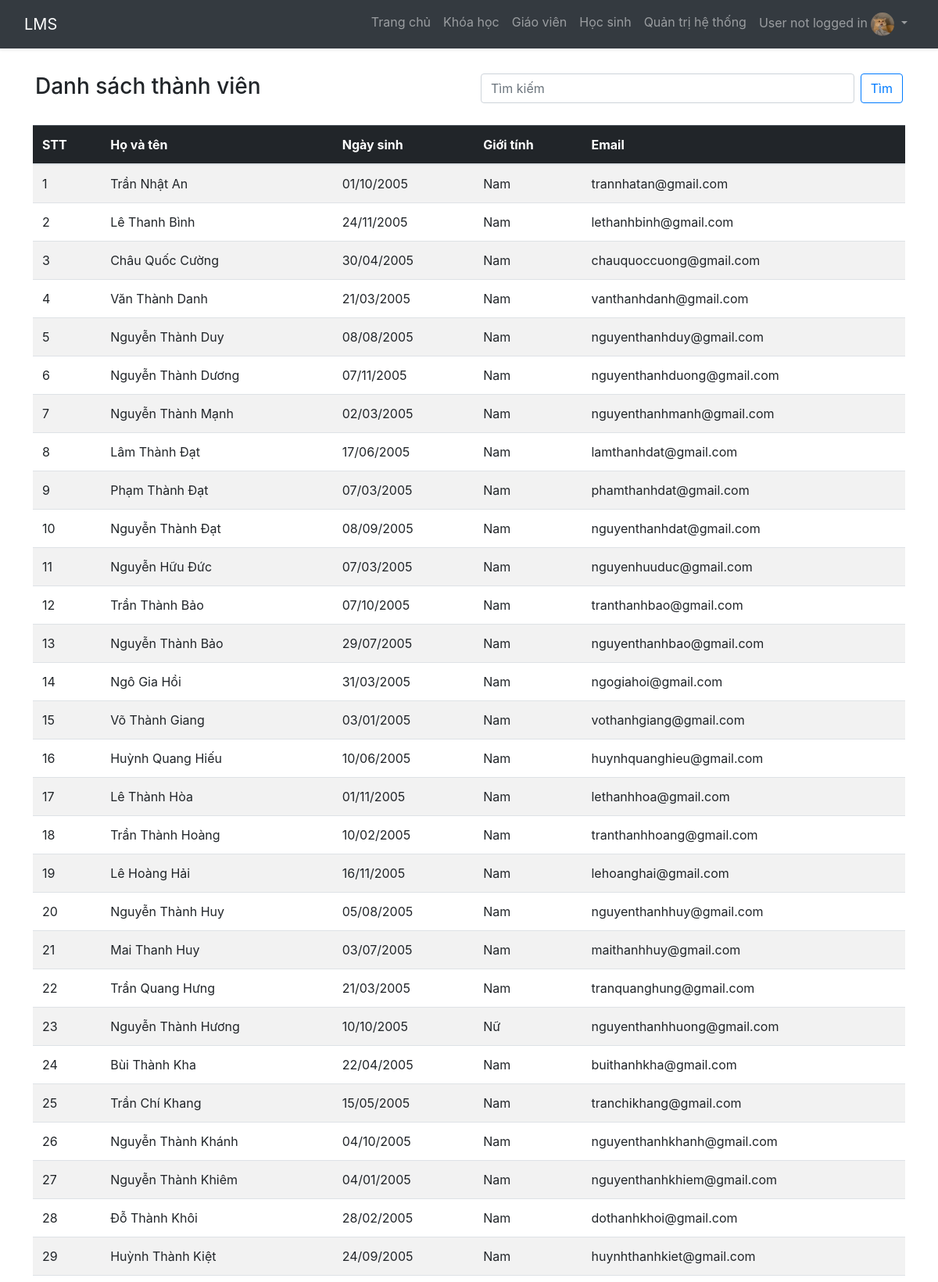
The page /admin/course_member.php?course_id=1 (upper part) on the database its author committed.
### tables this page shows
CREATE TABLE course_member
(
  member_id INT PRIMARY KEY NOT NULL AUTO_INCREMENT,
  course_id INT NOT NULL,
  student_id BIGINT NOT NULL
);

CREATE TABLE user
(
    user_id BIGINT PRIMARY KEY NOT NULL AUTO_INCREMENT,
    full_name VARCHAR(50) NOT NULL,
    date_of_birth DATE NOT NULL ,
    gender CHAR(1) NOT NULL,
    address VARCHAR(255) NOT NULL,
    phone VARCHAR(15) NOT NULL,
    email VARCHAR(255) NOT NULL,
    citizen_id VARCHAR(15) NOT NULL
);

### admin/course_member.php (the view, shortened to what this page needs)
<?php
include_once('layout.php');
include_once('../config/connect.php');
    $course_id = $_GET['course_id'];
    $sql = "SELECT * FROM user us
    INNER JOIN course_member cm ON us.user_id = cm.student_id
    WHERE course_id = $course_id";
    $result = mysqli_query($dbconnect, $sql);
?>
<!DOCTYPE html>
<html lang="en">
<head>
    <link rel="stylesheet" href="https://stackpath.bootstrapcdn.com/bootstrap/4.5.2/css/bootstrap.min.css">
</head>
<body>
    <header class="container mt-4">
        <div class="row">
            <div class="col-md-6">
                <h3>Danh sách thành viên</h3>
            </div>
            <div class="col-md-6">
                <form class="d-flex">
                    <input class="form-control me-2" type="search" placeholder="Tìm kiếm" aria-label="Tìm kiếm">
                    <button class="btn btn-outline-primary" type="submit">Tìm</button>
                </form>
            </div>
        </div>
    </header>
    <div class="container mt-4">
        <div class="row">
            <div class="">
                <table class="table table-striped table-hover align-middle">
                    <thead class="table-dark">
                        <tr>
                            <th>STT</th>
                            <th>Họ và tên</th>
                            <th>Ngày sinh</th>
                            <th>Giới tính</th>
                            <th>Email</th>
                        </tr>
                    </thead>
                    <tbody>
                        <?php
                        if ($result && mysqli_num_rows($result) > 0) {
                            mysqli_data_seek($result, 0);
                            $index = 0;
                            while ($row = mysqli_fetch_array($result)) {
                        ?>
                        <tr>
                            <td><?php $index++; echo $index;?></td>
                            <td><?php echo $row['full_name'];?></td>
                            <td><?php echo date('d/m/Y', strtotime($row['date_of_birth'])); ?></td>
                            <td><?php echo ($row['gender'] == "M" ? "Nam" : "Nữ");?></td>
                            <td><?php echo $row['email'];?></td>
                        </tr>
                        <?php
                            }
                        } else {
                            echo '<tr><td colspan="7">No records found</td></tr>';
                        }
                        ?>
                    </tbody>
                </table>
            </div>
        </div>
    </div>
</body>
</html>

### admin/layout.php (style rules this page uses)
body { padding-top: 70px; }

### rows shown on the page
course_member: student.full_name "Trần Nhật An", student.date_of_birth "01/10/2005", shows "Nam", student.email "trannhatan@gmail.com"
course_member: student.full_name "Lê Thanh Bình", student.date_of_birth "24/11/2005", shows "Nam", student.email "lethanhbinh@gmail.com"
course_member: student.full_name "Châu Quốc Cường", student.date_of_birth "30/04/2005", shows "Nam", student.email "chauquoccuong@gmail.com"
course_member: student.full_name "Văn Thành Danh", student.date_of_birth "21/03/2005", shows "Nam", student.email "vanthanhdanh@gmail.com"
course_member: student.full_name "Nguyễn Thành Duy", student.date_of_birth "08/08/2005", shows "Nam", student.email "nguyenthanhduy@gmail.com"
course_member: student.full_name "Nguyễn Thành Dương", student.date_of_birth "07/11/2005", shows "Nam", student.email "nguyenthanhduong@gmail.com"
course_member: student.full_name "Nguyễn Thành Mạnh", student.date_of_birth "02/03/2005", shows "Nam", student.email "nguyenthanhmanh@gmail.com"
course_member: student.full_name "Lâm Thành Đạt", student.date_of_birth "17/06/2005", shows "Nam", student.email "lamthanhdat@gmail.com"
course_member: student.full_name "Phạm Thành Đạt", student.date_of_birth "07/03/2005", shows "Nam", student.email "phamthanhdat@gmail.com"
course_member: student.full_name "Nguyễn Thành Đạt", student.date_of_birth "08/09/2005", shows "Nam", student.email "nguyenthanhdat@gmail.com"
course_member: student.full_name "Nguyễn Hữu Đức", student.date_of_birth "07/03/2005", shows "Nam", student.email "nguyenhuuduc@gmail.com"
course_member: student.full_name "Trần Thành Bảo", student.date_of_birth "07/10/2005", shows "Nam", student.email "tranthanhbao@gmail.com"
course_member: student.full_name "Nguyễn Thành Bảo", student.date_of_birth "29/07/2005", shows "Nam", student.email "nguyenthanhbao@gmail.com"
course_member: student.full_name "Ngô Gia Hồi", student.date_of_birth "31/03/2005", shows "Nam", student.email "ngogiahoi@gmail.com"
course_member: student.full_name "Võ Thành Giang", student.date_of_birth "03/01/2005", shows "Nam", student.email "vothanhgiang@gmail.com"
course_member: student.full_name "Huỳnh Quang Hiếu", student.date_of_birth "10/06/2005", shows "Nam", student.email "huynhquanghieu@gmail.com"
course_member: student.full_name "Lê Thành Hòa", student.date_of_birth "01/11/2005", shows "Nam", student.email "lethanhhoa@gmail.com"
course_member: student.full_name "Trần Thành Hoàng", student.date_of_birth "10/02/2005", shows "Nam", student.email "tranthanhhoang@gmail.com"
course_member: student.full_name "Lê Hoàng Hải", student.date_of_birth "16/11/2005", shows "Nam", student.email "lehoanghai@gmail.com"
course_member: student.full_name "Nguyễn Thành Huy", student.date_of_birth "05/08/2005", shows "Nam", student.email "nguyenthanhhuy@gmail.com"
course_member: student.full_name "Mai Thanh Huy", student.date_of_birth "03/07/2005", shows "Nam", student.email "maithanhhuy@gmail.com"
course_member: student.full_name "Trần Quang Hưng", student.date_of_birth "21/03/2005", shows "Nam", student.email "tranquanghung@gmail.com"
course_member: student.full_name "Nguyễn Thành Hương", student.date_of_birth "10/10/2005", shows "Nữ", student.email "nguyenthanhhuong@gmail.com"
course_member: student.full_name "Bùi Thành Kha", student.date_of_birth "22/04/2005", shows "Nam", student.email "buithanhkha@gmail.com"
course_member: student.full_name "Trần Chí Khang", student.date_of_birth "15/05/2005", shows "Nam", student.email "tranchikhang@gmail.com"
course_member: student.full_name "Nguyễn Thành Khánh", student.date_of_birth "04/10/2005", shows "Nam", student.email "nguyenthanhkhanh@gmail.com"
course_member: student.full_name "Nguyễn Thành Khiêm", student.date_of_birth "04/01/2005", shows "Nam", student.email "nguyenthanhkhiem@gmail.com"
course_member: student.full_name "Đỗ Thành Khôi", student.date_of_birth "28/02/2005", shows "Nam", student.email "dothanhkhoi@gmail.com"
course_member: student.full_name "Huỳnh Thành Kiệt", student.date_of_birth "24/09/2005", shows "Nam", student.email "huynhthanhkiet@gmail.com"

### other values the page prints
$username_now "User not logged in"
